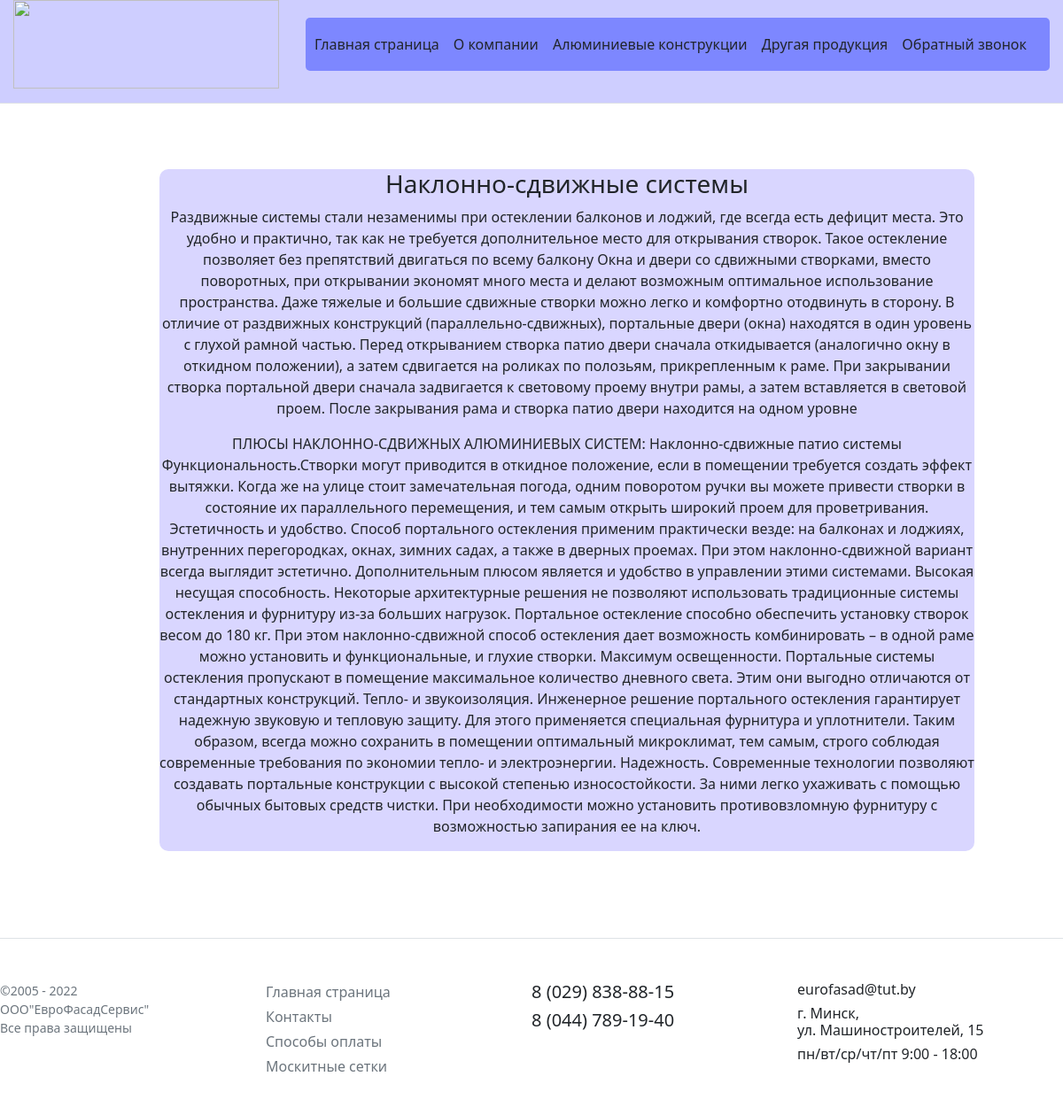
Screenshot of /products/patio with the database file from the repository.
### products/models.py (models this page shows, shortened)
class Patio(models.Model):
    name = models.CharField('Название',max_length=250)
    description = models.TextField('Описание')
    feature = models.TextField('Характеристики')
    class Meta:
        verbose_name='Наклонно-сдвижная система'
        verbose_name_plural = 'Наклонно-сдвижные системы'

### products/views.py (the view)
# urls.py: path('patio', views.patio, name='patio'),
def patio(request):
    patiodoor = Patio.objects.all()
    return render(request, 'products/patio.html', {'patiodoor': patiodoor})

### products/templates/products/patio.html (shortened to what this page needs)
{% extends 'products/base.html' %}
{% block content %}
{% for i in patiodoor %}
<div class = "alert-warning">
    <h3>{{ i.name}}</h3>
    <p>{{i.description}}</p>
    <p>{{i.feature}}</p>
</div>
{%endfor%}
{% endblock %}

### static/styles.css (style rules this page uses)
.alert-warning { float:left; clear:both; width:920px; margin:50px 15%; background-color: #d9d6ff; text-align:center; border-radius: 10px; }
.body { display: flex; flex-direction: column; }

### rows the page displays
Patio: name "Наклонно-сдвижные системы", description "Раздвижные системы стали незаменимы при остеклении балконов и лоджий, где всегда есть дефицит места. Это удобно и практично, так как не требуется дополнительное место для открывания створок. Такое остекление позволяет без препятствий двигаться по всему балкону Окна и двери со сдвижными створками, вместо поворотных, при открывании экономят много места и делают возможным оптимальное использование пространства. Даже тяжелые и большие сдвижные створки можно легко и комфортно отодвинуть в сторону. В отличие от раздвижных конструкций (параллельно-сдвижных), портальные двери (окна) находятся в один уровень с глухой рамной частью. Перед открыванием створка патио двери сначала откидывается…", feature "ПЛЮСЫ НАКЛОННО-СДВИЖНЫХ АЛЮМИНИЕВЫХ СИСТЕМ: Наклонно-сдвижные патио системы Функциональность.Створки могут приводится в откидное положение, если в помещении требуется создать эффект вытяжки. Когда же на улице стоит замечательная погода, одним поворотом ручки вы можете привести створки в состояние их параллельного перемещения, и тем самым открыть широкий проем для проветривания. Эстетичность и удобство. Способ портального остекления применим практически везде: на балконах и лоджиях, внутренних перегородках, окнах, зимних садах, а также в дверных проемах. При этом наклонно-сдвижной вариант всегда выглядит эстетично. Дополнительным плюсом является и удобство в управлении этими системами.…"
